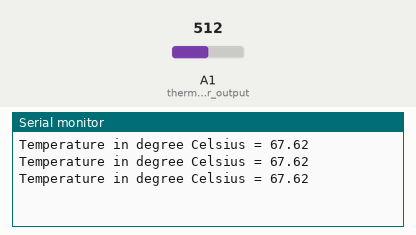
Simulated run of this sketch. Board: Arduino Uno, built with avr-gcc and run on an emulated ATmega328P. Shown: the last lines printed to the serial monitor. The test bench sets the inputs (shaded band); at power-on: A1 (thermistor_output) = 512.

Above: at 1.3 s.
1.4 s: A1 (thermistor_output) set to 716
At 1.8 s:
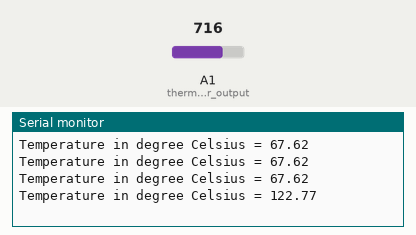
2.9 s: A1 (thermistor_output) set to 900
At 3.4 s:
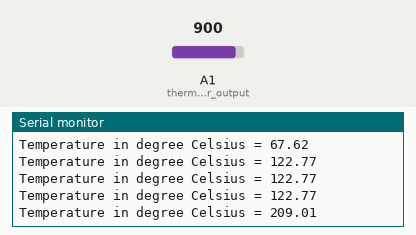
Timing chart, 0 to 5.9 s (numbered marks = the images above; inputs shaded):
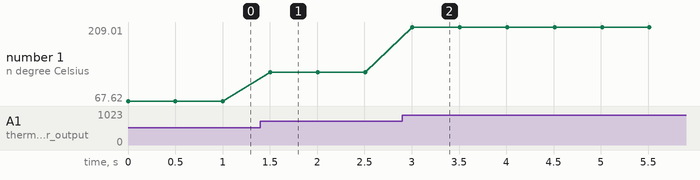

Measured:
- after the input at 1.4 s, the serial monitor: prints a new line after 0.10 s (image 1)
- after the input at 2.9 s, the serial monitor: prints a new line after 0.11 s (image 2)
- plotted number 1: 67.62 → 122.77 after the input at 1.4 s, 122.77 → 209.01 after the input at 2.9 s

The sketch:

projektarduino.ino
```cpp
#include <math.h>
const int thermistor_output = A1;
int increment;
void setup() {
  Serial.begin(9600);
}
void loop() {
  int thermistor_adc_val;
  double output_voltage, thermistor_resistance, therm_res_ln, temperature;
  thermistor_adc_val = analogRead(thermistor_output);
  output_voltage = ( (thermistor_adc_val * 5.0) / 1023.0 );
  thermistor_resistance = ( ( 5 * ( 10.0 / output_voltage ) ) - 10 );
  thermistor_resistance = thermistor_resistance * 1000 ;
  therm_res_ln = log(thermistor_resistance);
  temperature = ( 1 / ( 0.001129148 + ( 0.000234125 * therm_res_ln ) + ( 0.0000000876741 * therm_res_ln * therm_res_ln * therm_res_ln ) ) );
  temperature = (temperature - 273.15)*2.7;
  Serial.print("Temperature in degree Celsius = ");
  Serial.print(temperature);
  Serial.print("\t\t");
  Serial.print("\n\n");
  if(temperature>25.5){
    increment++;
  }
  delay(500);
}
```
